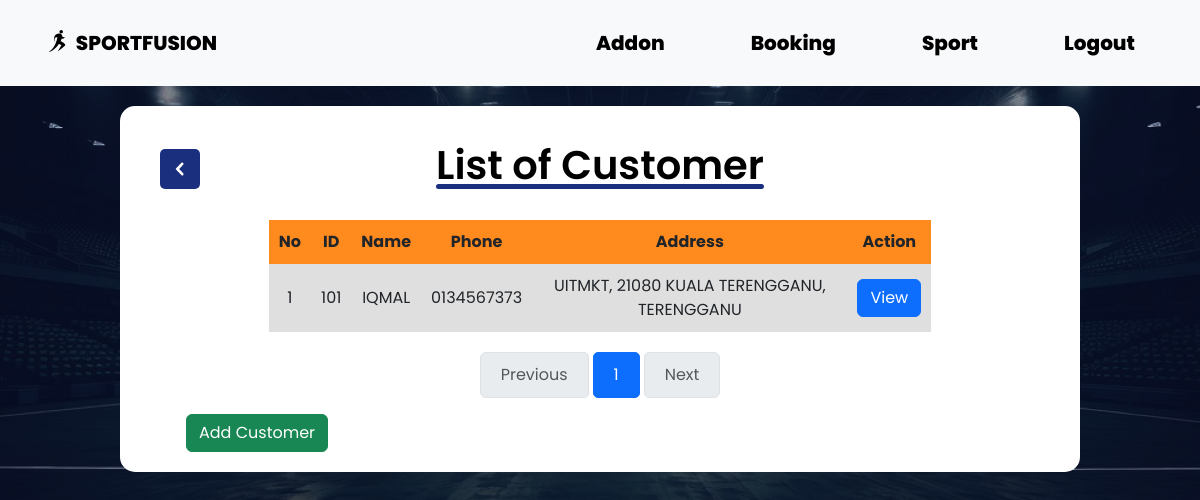
/adminViewCust.php (signed in), run on an earlier commit of the app's database.
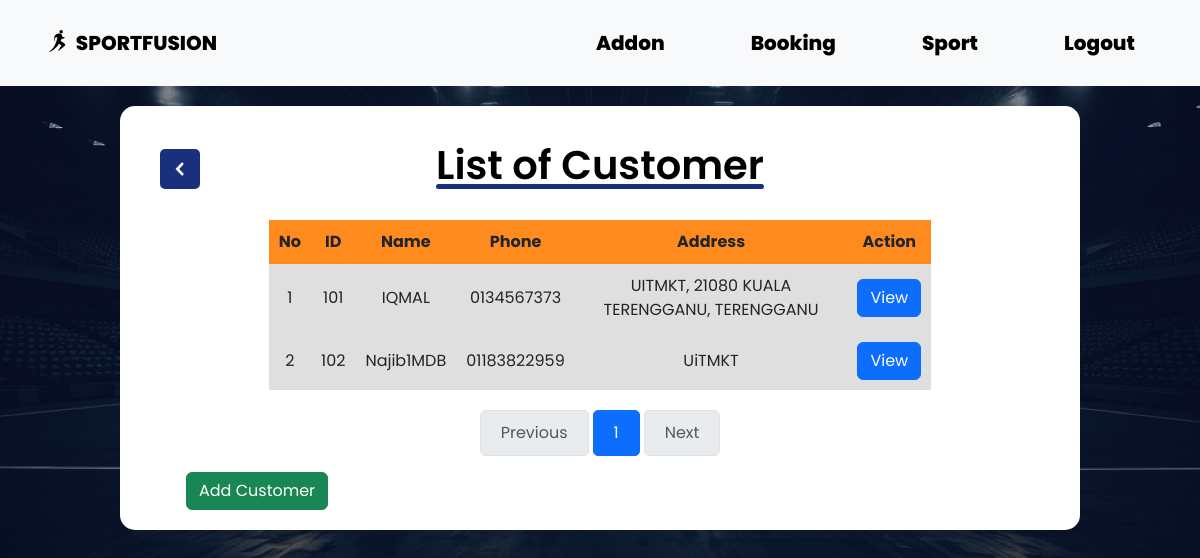
And on a later commit of the database.
### tables this page shows
CREATE TABLE `customer` (
  `CUSTID` int NOT NULL,
  `CUSTNAME` varchar(255) NOT NULL,
  `CUSTADDRESS` varchar(255) DEFAULT NULL,
  `CUSTPHONE` varchar(255) DEFAULT NULL,
  `USERNAME` varchar(255) NOT NULL,
  `PASSWORD` varchar(255) NOT NULL
);

### adminViewCust.php (the view, shortened to what this page needs)
<!DOCTYPE html>
<?php
require_once('config.php');
$page = isset($_GET['page']) ? (int)$_GET['page'] : 1;
$records_per_page = 5;
$offset = ($page - 1) * $records_per_page;
$total_records_sql = "select COUNT(*) as total FROM CUSTOMER";
$total_records_stmt = $conn->prepare($total_records_sql);
$total_records_stmt->execute();
$total_records_result = $total_records_stmt->get_result();
$total_records = $total_records_result->fetch_assoc()['total'];
$total_pages = ceil($total_records / $records_per_page);
$sql = "select * FROM CUSTOMER LIMIT ? OFFSET ?";
$stmt = $conn->prepare($sql);
$stmt->bind_param("ii", $records_per_page, $offset);
$stmt->execute();
$result = $stmt->get_result();
?>
<html lang="en">
<head>
    <link rel="stylesheet" href="css/bootstrap.min.css">
    <link rel="stylesheet" href="style.css">
</head>
<body>
    <header>
        <nav class="navbar navbar-expand-lg navbar-light bg-light">
            <div class="container-fluid">
                <a class="navbar-brand" href="homeAdmin.php">
                    <img src="resource/logo.svg" alt="Logo" width="30" height="24" class="d-inline-block align-text-top">
                    SPORTFUSION
                </a>
                <div class="collapse navbar-collapse" id="navbarNav">
                    <ul class="navbar-nav ms-auto">
                        <li class="nav-item">
                            <a class="nav-link" href="adminViewAddon.php">Addon</a>
                        </li>
                        <li class="nav-item">
                            <a class="nav-link" href="adminViewBooking.php">Booking</a>
                        </li>
                        <li class="nav-item">
                            <a class="nav-link" href="adminViewSport.php">Sport</a>
                        </li>
                        <li class="nav-item">
                            <a class="nav-link" href="logout.php">Logout</a>
                        </li>
                    </ul>
                </div>
            </div>
        </nav>
    </header>
    <div class="container">
        <div class="title">
            <a href="homeAdmin.php" class="back-button">
                <img src="resource/backButton.svg" alt="Back">
            </a>
            <h1>List of Customer</h1>
        </div>
        <div class="content">
            <table>
                <tr class="header">
                    <th>No</th>
                    <th>ID</th>
                    <th>Name</th>
                    <th>Phone</th>
                    <th>Address</th>
                    <th colspan="2">Action</th>
                </tr>
                <?php
                if ($result->num_rows > 0) {
                    $counter = 1 + $offset;
                    while ($row = $result->fetch_assoc()) {
                        echo "<tr class='info'>";
                        echo "<td>" . $counter . "</td>";
                        echo "<td>" . $row['CUSTID'] . "</td>";
                        echo "<td>" . $row['CUSTNAME'] . "</td>";
                        echo "<td>" . $row['CUSTPHONE'] . "</td>";
                        echo "<td>" . $row['CUSTADDRESS'] . "</td>";
                ?>
                        <td>
                            <a href="adminCustDetail.php?viewID=<?php echo $row['CUSTID']; ?>" class="btn btn-primary">View</a>
                        </td>
                <?php
                        echo "</tr>";
                        $counter++;
                    }
                } else {
                    echo "<tr><td colspan='6'>No bookings found</td></tr>";
                }
                ?>
            </table>
            <nav aria-label="Page navigation">
                <ul class="pagination justify-content-center">
                    <li class="page-item <?php if ($page <= 1) echo 'disabled'; ?>">
                        <a class="page-link" href="?page=<?php echo $page - 1; ?>">Previous</a>
                    </li>
                    <?php for ($i = 1; $i <= $total_pages; $i++) { ?>
                        <li class="page-item <?php if ($page == $i) echo 'active'; ?>">
                            <a class="page-link" href="?page=<?php echo $i; ?>"><?php echo $i; ?></a>
                        </li>
                    <?php } ?>
                    <li class="page-item <?php if ($page >= $total_pages) echo 'disabled'; ?>">
                        <a class="page-link" href="?page=<?php echo $page + 1; ?>">Next</a>
                    </li>
                </ul>
            </nav>
            <div class="d-grid gap-2 d-md-block">
                <a class="btn btn-success" type="button" href="adminAddCust.php">Add Customer</a>
            </div>
        </div>
    </div>
</body>
</html>

### style.css (style rules this page uses)
* { margin: 0; padding: 0; box-sizing: border-box; font-family: "Poppins", Arial, Helvetica, sans-serif; }
body { background: url(resource/bgRsc.png); background-size: cover; background-repeat: no-repeat; }
header { display: flex; justify-content: flex-end; align-items: center; }
.navbar { display: flex; justify-content: space-between; align-items: center; padding: 10px; width: 100%; background-color: #ffffff; }
.navbar ul { list-style: none; display: flex; margin-right: 20px; }
.navbar ul li { margin-left: 20px; }
.navbar ul li { text-decoration: none; color: #ffffff; font-weight: 600; padding: 10px 15px; border-radius: 5px; }
.navbar a { font-size: 20px; color: #000000; text-decoration: none; font-weight: 800; position: relative; margin-left: 20px; }
.navbar a::after { content: ""; display: block; height: 4px; border-radius: 15px; width: 100%; background-color: #FF8A1E; transform: scaleX(0); transform-origin: left; transition: transform 0.2s ease; position: absolute; bottom: -3px; left: -5px; }
.title { color: #ffffff; font-size: 35px; font-style: normal; font-weight: 700; line-height: normal; margin-bottom: 8px; }

### adminViewCust.php (style rules this page uses)
.container { background-color: #fff; width: 80%; margin: 20px auto; border-radius: 15px; padding: 20px; display: flex; flex-direction: column; justify-content: center; align-items: center; }
.title { padding: 15px; width: 100%; display: flex; align-items: center; justify-content: center; position: relative; }
.title h1 { display: inline-block; position: relative; font-family: 'Poppins'; font-weight: 600; color: #000; }
.title h1::after { content: ''; position: absolute; left: 0; bottom: 0; width: 100%; height: 5px; background: #1A307F; border-radius: 3px; }
.content { width: 90%; }
.content table { width: 80%; text-align: center; margin: 0 auto; padding: 10px; }
.content th, .content td { padding: 10px; }
.content .header { background-color: #FF8A1E; }
.content .info { background-color: #dfdfdf; }
.back-button { display: flex; align-items: center; justify-content: center; width: 40px; height: 40px; background-color: #1A307F; color: #ffffff; border-radius: 5px; transition: background-color 0.2s; margin-right: 10px; position: absolute; left: 20px; top: 50%; transform: translateY(-50%); }
.pagination { display: flex; justify-content: center; margin-top: 20px; }
.pagination a { color: #1A307F; padding: 10px 20px; text-decoration: none; transition: background-color 0.3s; margin: 0 5px; border: 1px solid #1A307F; border-radius: 5px; }
.pagination { margin-top: 20px; }

What changed in the data, as far as the page shows it:
added customer: CUSTID "102", CUSTNAME "Najib1MDB", CUSTPHONE "01183822959", CUSTADDRESS "UiTMKT"
